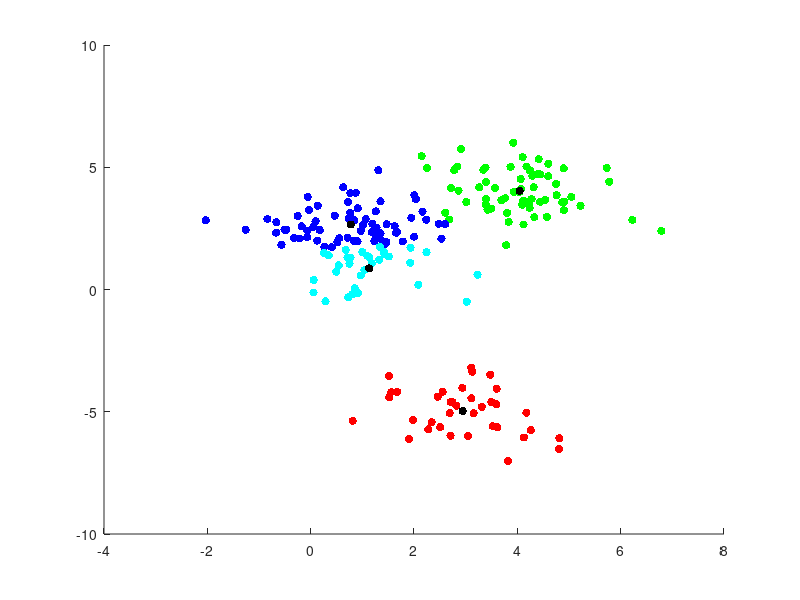

This figure's MATLAB source: (Note: this script raises an error after producing the figure.)
load clustering_data.txt
data=clustering_data

[clusters3,centers3]=kmeans(data,3);
color=['r'; 'g';'b'];
for i=1:size(centers3,1)
     scatter(data(find(clusters3==i),1), data(find(clusters3==i),2),color(i,1), 'filled');
     hold on;
     s=size(find(clusters3==i))

     scatter(centers3(i,1),centers3(i,2),'k', 'filled')
     hold on;
 end
 hold off;
 
 
 
 
% [clusters4,centers4,sums]=kmeans(data,4  )
% color=['r'; 'g';'b';'c'];

% [clusters4,centers4]=kmeans(data,4);
% 
% for i=1:size(centers4,1)
%      scatter(data(find(clusters4==i),1), data(find(clusters4==i),2),color(i,1), 'filled');
%      hold on;
%      s=size(find(clusters4==i))
% 
%      scatter(centers4(i,1),centers4(i,2),'k', 'filled')
%      hold on;
%  end
%  hold off;
% 
% clusters4m=zeros(2,size(clusters4,1),size(clusters4,1))
% % clusters4m=zeros(30,size(data))
% centers4m=zeros(2,size(centers4,1),size(centers4,1))

color=['r'; 'g';'b';'c'];

[a1,c1]=kmeans(data,4);
for i=1:size(c1,1)
     scatter(data(find(a1==i),1), data(find(a1==i),2),color(i,1), 'filled');
     hold on;
     s=size(find(a1==i))

     scatter(c1(i,1),c1(i,2),'k', 'filled')
     hold on;
 end
 hold off;

[a2,c2]=kmeans(data,4);
s=zeros(4,1)
for i=1:size(c2,1)
     scatter(data(find(a2==i),1), data(find(a2==i),2),color(i,1), 'filled');
     hold on;
     s=size(find(a2==i))
     scatter(c2(i,1),c2(i,2),'k', 'filled')
     hold on;
end
 
 hold off;

clusters4m=[a1;a2]
centers4m= [c1;c2]

% [clusters4m(1,:,:),centers4m(1,:,:)]=kmeans(data,4);[a1,c1]=kmeans(data,4);
% [a2,c2]=kmeans(data,4);
% clusters4m=()
% centers4m= [c1;c2]
% % 
% [clusters4m(2,:,:),centers4m(2,:,:)]=kmeans(data,4);
best_cluster(clusters4m,centers4m,2)
% %  
% best_cluster(clusters4m,centers4m)
%  
% clusters4m=zeros(2,size(clusters4,1),size(clusters4,1))
% % clusters4m=zeros(30,size(data))
% centers4m=zeros(2,size(centers4,1),size(centers4,1))
% 
% [clusters4m,centers4m]=kmeans(data,4);
% [clusters4m{2},centers4m{2}]=kmeans(data,4);
% best_cluster(clusters4m,centers4m)
%  
[a30,c30]=kmeans(data,4);

for i=2:30
     [a,c]=kmeans(data,4);
     c30=[c30;c]
     a30=[a30;a]
end
ibest=best_cluster(a30,c30,30)

